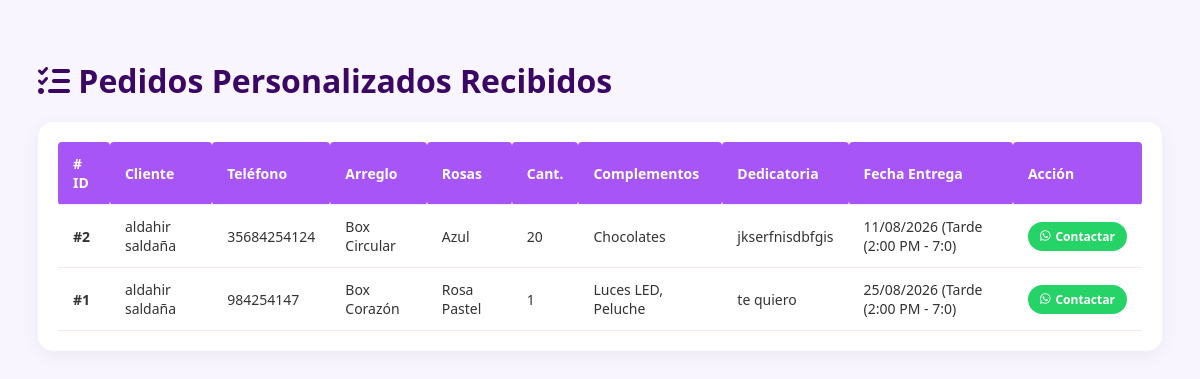
The app's page /ver_pedidos.php (signed in) with its own data.
### tables this page shows
CREATE TABLE IF NOT EXISTS `pedidos_personalizados` (
  `id` int(11) NOT NULL AUTO_INCREMENT,
  `usuario_id` int(11) DEFAULT NULL,
  `tipo_arreglo` varchar(50) NOT NULL,
  `color_rosas` varchar(50) NOT NULL,
  `cantidad_rosas` int(11) NOT NULL,
  `complementos` varchar(255) DEFAULT 'Ninguno',
  `dedicatoria` text DEFAULT NULL,
  `fecha_entrega` date NOT NULL,
  `horario` varchar(40) NOT NULL,
  `nombre_cliente` varchar(100) NOT NULL,
  `telefono_cliente` varchar(20) NOT NULL,
  `fecha_registro` timestamp NOT NULL DEFAULT current_timestamp(),
  PRIMARY KEY (`id`),
  KEY `idx_pedidos_usuario` (`usuario_id`),
  CONSTRAINT `fk_pedidos_usuario` FOREIGN KEY (`usuario_id`) REFERENCES `usuarios` (`id`) ON DELETE SET NULL
);

### ver_pedidos.php (the view, shortened to what this page needs)
<?php
require_once __DIR__ . '/conexion.php';
$pedidos = $conexion->query("SELECT * FROM pedidos_personalizados ORDER BY fecha_registro DESC")->fetchAll();
?>
<!DOCTYPE html>
<html lang="es">
<head>
    <link rel="stylesheet" href="https://cdnjs.cloudflare.com/ajax/libs/font-awesome/6.6.0/css/all.min.css">
</head>
<body>
    <h1><i class="fa-solid fa-list-check"></i> Pedidos Personalizados Recibidos</h1>
    <div class="tabla-contenedor">
        <table>
            <thead>
                <tr>
                    <th># ID</th>
                    <th>Cliente</th>
                    <th>Teléfono</th>
                    <th>Arreglo</th>
                    <th>Rosas</th>
                    <th>Cant.</th>
                    <th>Complementos</th>
                    <th>Dedicatoria</th>
                    <th>Fecha Entrega</th>
                    <th>Acción</th>
                </tr>
            </thead>
            <tbody>
                <?php if (count($pedidos) > 0): ?>
                    <?php foreach ($pedidos as $fila): ?>
                        <tr>
                            <td><strong>#<?php echo (int) $fila['id']; ?></strong></td>
                            <td><?php echo htmlspecialchars($fila['nombre_cliente']); ?></td>
                            <td><?php echo htmlspecialchars($fila['telefono_cliente']); ?></td>
                            <td><?php echo htmlspecialchars($fila['tipo_arreglo']); ?></td>
                            <td><?php echo htmlspecialchars($fila['color_rosas']); ?></td>
                            <td><?php echo (int) $fila['cantidad_rosas']; ?></td>
                            <td><?php echo htmlspecialchars($fila['complementos']); ?></td>
                            <td><?php echo htmlspecialchars($fila['dedicatoria']); ?></td>
                            <td><?php echo date("d/m/Y", strtotime($fila['fecha_entrega'])); ?> (<?php echo htmlspecialchars($fila['horario']); ?>)</td>
                            <td>
                                <a class="btn-wa" href="https://wa.me/51<?php echo preg_replace('/[^0-9]/', '', $fila['telefono_cliente']); ?>?text=Hola%20<?php echo urlencode($fila['nombre_cliente']); ?>,%20te%20contactamos%20de%20Detallitos%20J.A.N.A.%20sobre%20tu%20pedido%20de%20<?php echo urlencode($fila['tipo_arreglo']); ?>" target="_blank" rel="noopener noreferrer">
                                    <i class="fa-brands fa-whatsapp"></i> Contactar
                                </a>
                            </td>
                        </tr>
                    <?php endforeach; ?>
                <?php else: ?>
                    <tr>
                        <td colspan="10" style="text-align: center; color: #888;">Aún no hay pedidos registrados.</td>
                    </tr>
                <?php endif; ?>
            </tbody>
        </table>
    </div>
</body>
</html>

### ver_pedidos.php (style rules this page uses)
body { font-family: 'Segoe UI', Tahoma, Geneva, Verdana, sans-serif; background-color: #f8f5ff; padding: 30px; color: #333; }
h1 { color: #3b0764; margin-bottom: 20px; }
.tabla-contenedor { background: white; padding: 20px; border-radius: 15px; box-shadow: 0 5px 20px rgba(0,0,0,0.05); overflow-x: auto; }
table { width: 100%; border-collapse: collapse; font-size: 14px; }
th, td { padding: 12px 15px; text-align: left; border-bottom: 1px solid #f3e8ff; }
th { background-color: #a855f7; color: white; border-radius: 4px; }
.btn-wa { background-color: #25d366; color: white; padding: 6px 12px; border-radius: 20px; text-decoration: none; font-weight: bold; font-size: 12px; display: inline-flex; align-items: center; gap: 5px; }

### records on screen
pedidos_personalizados: id "2", nombre_cliente "aldahir saldaña", telefono_cliente "35684254124", tipo_arreglo "Box Circular", color_rosas "Azul", cantidad_rosas "20", complementos "Chocolates", dedicatoria "jkserfnisdbfgis", fecha_entrega "11/08/2026", horario "Tarde (2:00 PM - 7:0"
pedidos_personalizados: id "1", nombre_cliente "aldahir saldaña", telefono_cliente "984254147", tipo_arreglo "Box Corazón", color_rosas "Rosa Pastel", cantidad_rosas "1", complementos "Luces LED, Peluche", dedicatoria "te quiero", fecha_entrega "25/08/2026", horario "Tarde (2:00 PM - 7:0"
